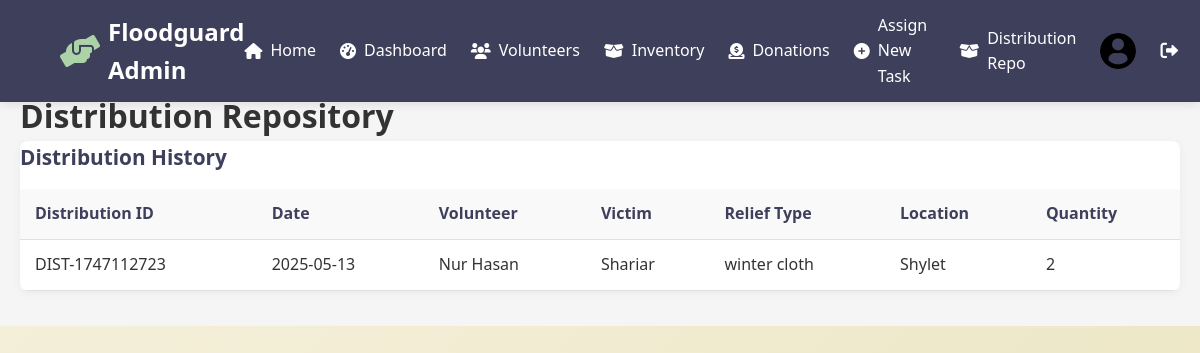
Screenshot of /distribution-repo.php (signed in) with the database file from the repository.
### tables this page shows
CREATE TABLE `distribution_records` (
  `distribution_id` varchar(50) NOT NULL,
  `distribution_date` datetime DEFAULT NULL,
  `volunteer_id` varchar(50) DEFAULT NULL,
  `victim_id` varchar(50) DEFAULT NULL,
  `inventory_id` varchar(50) DEFAULT NULL,
  `location` varchar(255) DEFAULT NULL,
  `quantity` int(11) DEFAULT NULL,
  `created_at` timestamp NOT NULL DEFAULT current_timestamp()
);

CREATE TABLE `victims` (
  `victim_id` varchar(20) NOT NULL,
  `name` varchar(100) NOT NULL,
  `family_size` int(11) NOT NULL,
  `phone` varchar(15) DEFAULT NULL,
  `location` varchar(100) NOT NULL,
  `priority` enum('high','medium','low') NOT NULL,
  `needs` varchar(255) NOT NULL,
  `status` enum('pending','assisted','relocated') DEFAULT 'pending',
  `registration_date` datetime DEFAULT current_timestamp(),
  `assisted_by` varchar(20) DEFAULT NULL,
  `assisted_date` datetime DEFAULT NULL
);

CREATE TABLE `inventory` (
  `inventory_id` varchar(20) NOT NULL,
  `item_type` enum('food','clothing','medical','other') NOT NULL,
  `quantity` int(11) NOT NULL,
  `item_name` varchar(255) NOT NULL,
  `item_description` text DEFAULT NULL,
  `added_date` datetime DEFAULT current_timestamp(),
  `source_donation_id` varchar(20) DEFAULT NULL,
  `status` enum('available','reserved','distributed') DEFAULT 'available',
  `expiry_date` date DEFAULT NULL COMMENT 'Expiry date for perishable items'
);

### distribution-repo.php (the view, shortened to what this page needs)
<?php
$conn = new mysqli('localhost', 'root', '', 'floodguard');
$distribution_query = "
    SELECT
        d.distribution_id,
        d.distribution_date,
        CONCAT(v.first_name, ' ', v.last_name) as volunteer_name,
        vic.name as victim_name,
        i.item_name as relief_type,
        d.location,
        d.quantity
    FROM distribution_records d
    JOIN users v ON d.volunteer_id = v.user_id
    JOIN victims vic ON d.victim_id = vic.victim_id
    JOIN inventory i ON d.inventory_id = i.inventory_id
    ORDER BY d.distribution_date DESC";
$distributions = $conn->query($distribution_query);
$bodyClass = $_SESSION['role'] === 'donor' ? 'donor-view' : 'admin-container';
?>
<!DOCTYPE html>
<html lang="en">
<head>
    <link rel="stylesheet" href="style.css">
    <link rel="stylesheet" href="https://cdnjs.cloudflare.com/ajax/libs/font-awesome/6.0.0-beta3/css/all.min.css">
</head>
<body class="<?php echo $bodyClass; ?>">
    <?php
    if ($_SESSION['role'] === 'admin') {
        include 'includes/navbar.php';
    } else {
        include 'includes/donor-navbar.php';
    }
    ?>
    <div class="main-content">
        <div class="page-header">
            <h1>Distribution Repository</h1>
        </div>
        <div class="table-container">
            <div class="table-header">
                <h2>Distribution History</h2>
            </div>
            <table class="data-table">
                <thead>
                    <tr>
                        <th>Distribution ID</th>
                        <th>Date</th>
                        <th>Volunteer</th>
                        <th>Victim</th>
                        <th>Relief Type</th>
                        <th>Location</th>
                        <th>Quantity</th>
                    </tr>
                </thead>
                <tbody>
                    <?php if ($distributions->num_rows > 0): ?>
                        <?php while ($row = $distributions->fetch_assoc()): ?>
                            <tr>
                                <td><?php echo htmlspecialchars($row['distribution_id']); ?></td>
                                <td><?php echo date('Y-m-d', strtotime($row['distribution_date'])); ?></td>
                                <td><?php echo htmlspecialchars($row['volunteer_name']); ?></td>
                                <td><?php echo htmlspecialchars($row['victim_name']); ?></td>
                                <td><?php echo htmlspecialchars($row['relief_type']); ?></td>
                                <td><?php echo htmlspecialchars($row['location']); ?></td>
                                <td><?php echo htmlspecialchars($row['quantity']); ?></td>
                            </tr>
                        <?php endwhile; ?>
                    <?php else: ?>
                        <tr>
                            <td colspan="7" style="text-align: center;">No distribution records found</td>
                        </tr>
                    <?php endif; ?>
                </tbody>
            </table>
        </div>
    </div>
</body>
</html>

### style.css (style rules this page uses)
:root { --primary-color: #3E3F5B; --secondary-color: #8AB2A6; --accent-color: #ACD3A8; --highlight-color: #ACD3A8; --light-color: #F6F1DE; --light-bg: #EBE5C2; --text-dark: #333; --text-light: #fff; --success-color: #4CAF50; --warning-color: #FFC107; --danger-color: #F44336; --info-color: #2196F3; --border-color: #e0e0e0; --border-radius: 8px; --shadow: 0 2px 10px rgba(0, 0, 0, 0.05); --glass-bg: rgba(255, 255, 255, 0.15); --glass-border: 1px solid rgba(255, 255, 255, 0.18); --glass-shadow: 0 8px 32px 0 rgba(31, 38, 135, 0.15); --glass-blur: blur(10px); }
* { margin: 0; padding: 0; box-sizing: border-box; font-family: 'Segoe UI', Tahoma, Geneva, Verdana, sans-serif; }
body { background: linear-gradient(135deg, var(--light-color), var(--light-bg)); color: var(--text-dark); line-height: 1.6; min-height: 100vh; }
.admin-container { padding-top: 70px; min-height: 100vh; }
.main-content { padding: 20px; background-color: #f5f5f5; overflow-y: auto; }
.table-container { background-color: var(--text-light); border-radius: 8px; box-shadow: 0 2px 10px rgba(0, 0, 0, 0.05); overflow-x: auto; margin-bottom: 15px; }
.data-table { width: 100%; border-collapse: collapse; }
.data-table th, .data-table td { padding: 12px 15px; text-align: left; border-bottom: 1px solid var(--border-color); }
.data-table th { background-color: #f9f9f9; color: var(--primary-color); font-weight: 600; }
.table-header { display: flex; justify-content: space-between; align-items: center; margin-bottom: 15px; }
.table-header h2 { color: var(--primary-color); font-size: 1.3rem; }

### rows the page displays
distribution_records: distribution_id "DIST-1747112723", distribution_date "2025-05-13", volunteer_name "Nur Hasan", victim.name "Shariar", inventory.item_name "winter cloth", location "Shylet", quantity "2"
